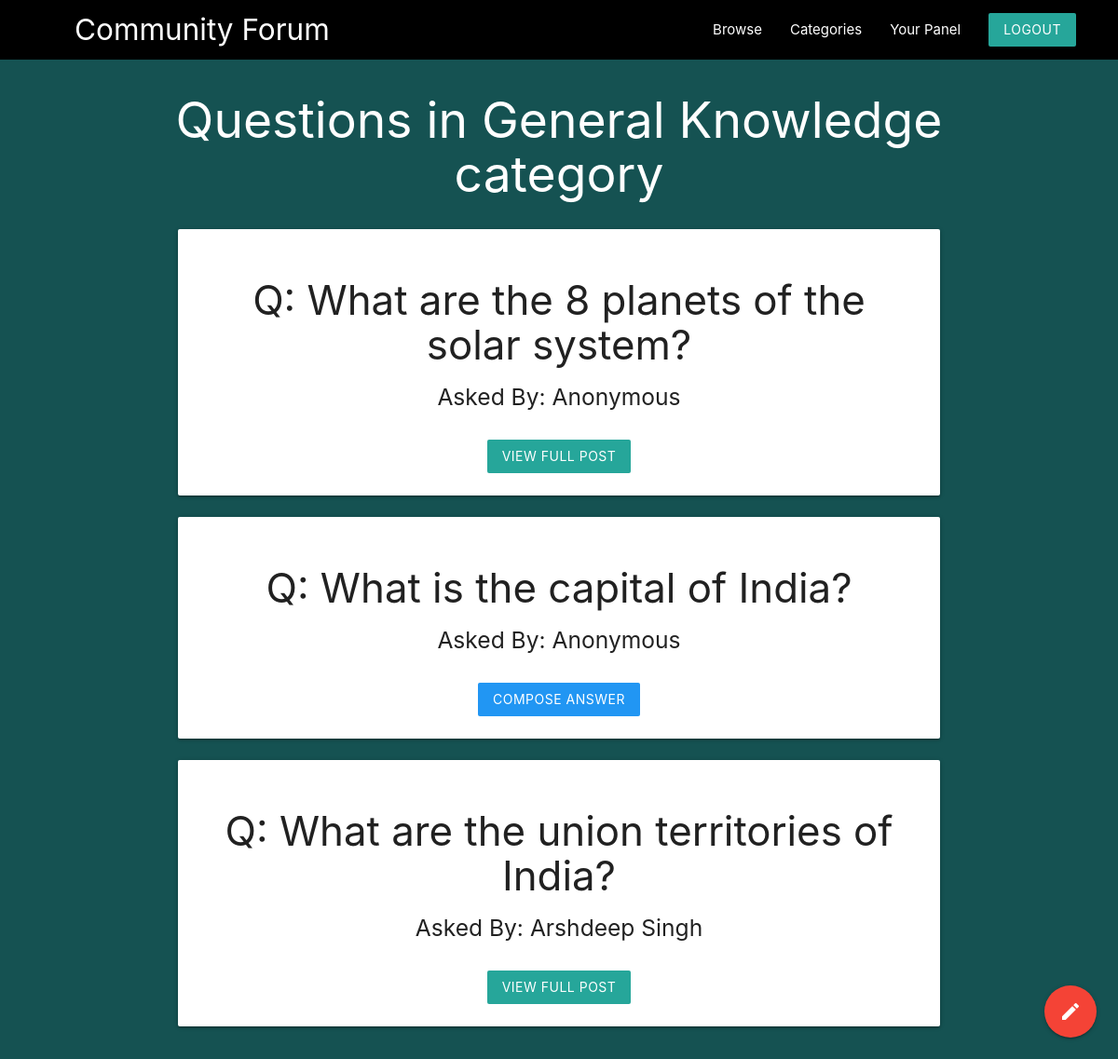
/all-q.php?cat_id=1 (signed in), run on the app's committed database.
### tables this page shows
CREATE TABLE `category` (
  `cat_id` int(11) NOT NULL,
  `cat_name` varchar(255) NOT NULL,
  `cat_description` text NOT NULL
);

CREATE TABLE `questions` (
  `q_id` int(11) NOT NULL,
  `Question` text NOT NULL,
  `author` varchar(100) NOT NULL,
  `posted_timestamp` timestamp NOT NULL DEFAULT current_timestamp(),
  `cat_id` int(11) NOT NULL,
  `status` int(11) DEFAULT NULL,
  `user_id` int(11) NOT NULL
);

### all-q.php (the view, shortened to what this page needs)
<?php
    include("templates/conn.php");
    $he='';
    if(isset($_GET['cat_id'])){
        $c=$_GET['cat_id'];
        $sql= "SELECT * FROM `questions` WHERE `cat_id`='$c' ORDER BY `posted_timestamp` asc ";
        $res=mysqli_query($conn,$sql);
        $prods=mysqli_fetch_all($res,MYSQLI_ASSOC);
        $sql1="SELECT `cat_name` from `category` where `cat_id`='$c'";
        $res1=mysqli_query($conn,$sql1);
        $prods1=mysqli_fetch_array($res1,MYSQLI_ASSOC);
        $count=mysqli_num_rows($res1);
        if($count<1){
            header("location:user_categories.php");
        }
        else{
            $he ="in ".$prods1['cat_name']." category";
        }
    }
    else{
        $sql= "SELECT * FROM `questions`";
        $res=mysqli_query($conn,$sql);
        $prods=mysqli_fetch_all($res,MYSQLI_ASSOC);
    }
?>
<!DOCTYPE html>
<html lang="en">
<head>
    <link rel="stylesheet" href="https://cdnjs.cloudflare.com/ajax/libs/materialize/1.0.0/css/materialize.min.css">
    <link rel="stylesheet" type="text/css" href="templates/style.css">
</head>
<body class="greenbg">
    <nav class="black z-depth-0" style="padding-right: 30px;padding-left: 80px;">
		<div>
			<a href="#" class="brand-logo brand-text hide-on-med-and-down">Community Forum</a>
            <ul id="nav-mobile" class="right">
                <li><a href="all-q.php">Browse</a></li>
                <li><a href="categories.php">Categories</a></li>
                <li class="active"><a href="yourpanel.php">Your Panel</a></li>
				<li><a href="logout.php" class="btn brand z-depth-0">Logout</a></li>
		    </ul>
        </div>
        <br>
    </nav>
    <div class="container">
    <section>
    <div class="row">
    <h2 class="white-text" style="text-align:center;">Questions <?php echo $he ;?></h2>
        <?php foreach($prods as $p){ ?>
            <div class="col s12 md6">
  				    <div class="card">
                      <center>
                        <div class="card-content">
                          <h3>Q: <?php print_r($p['Question']); ?></h3>
                          <div>
                          <h5>Asked By: <?php echo($p['author'])?></h5>
                          <br>
                          <?php if($p['status']){
                                echo "<a href='view-post.php?q_id=$p[q_id]' class='btn brand z-depth-0'>View Full Post</a>";
                              }
                              else{
                                echo "<a href='answer.php?q_id=$p[q_id]' class='btn blue brand z-depth-0'>Compose Answer</a>";
                              }
                          ?>
                          </div>
                        </div>
                        </center>
                    </div>
            </div>
        <?php } ?>
    </div>
    </section>
    <div class="fixed-action-btn">
        <a href="compose.php" class="btn-floating btn-large red" >
            <i class="large material-icons">mode_edit</i>
        </a>
    </div>

### templates/style.css (style rules this page uses)
.greenbg { background-color: #155252; }

### all-q.php (style rules this page uses)
.greenbg { background-color: #155252; }

### data on the page
category: cat_name "in General Knowledge category"
questions: value "What are the 8 planets of the solar system?", author "Anonymous"
questions: value "What is the capital of India?", author "Anonymous"
questions: value "What are the union territories of India?", author "Arshdeep Singh"
